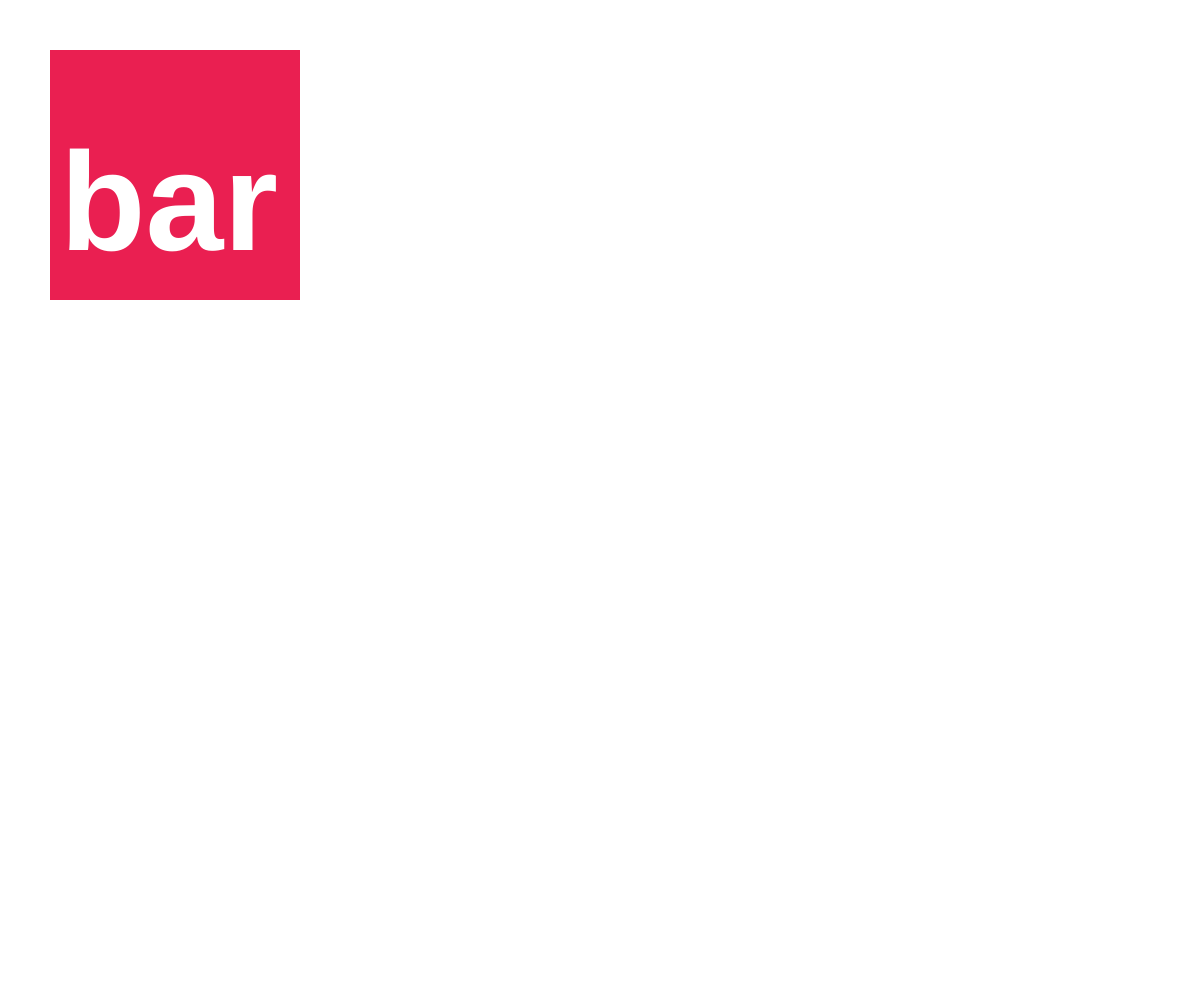
Frame 1 (no input)
Frame 60 (no input): identical to frame 1, image omitted
Frame 120 (the mouse pressed at the canvas centre since frame 60): identical to frame 1, image omitted

The p5.js sketch that drew this single still picture (run headless with seeded random() and noise() and a simulated clock; from frame 60 on, the mouse is pressed at the canvas centre):

// p5.js sketch
// ── sketch.js
/* eslint-disable no-undef, no-unused-vars */

function setup() {
  createCanvas(windowWidth, windowHeight);
  // Put setup code here
}

const foo = "bar";
function draw() {
  // Put drawings here
  fill(234, 31, 81);
  noStroke();
  rect(50, 50, 250, 250);
  fill(255);
  textStyle(BOLD);
  textSize(140);
  text(foo, 60, 250);
}

// This Redraws the Canvas when resized
windowResized = function () {
  resizeCanvas(windowWidth, windowHeight);
};
